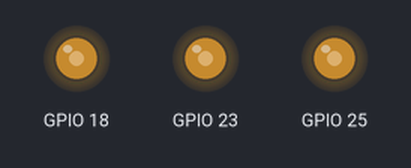
Bench run of a program on a simulated Raspberry Pi (BCM pin numbers). On the bench: output pins drawn as LEDs (lit = HIGH). What the program prints to the terminal is not drawn.

Above: at 9.05 s.
At 10.7 s:
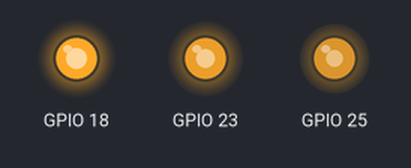
At 12.35 s:
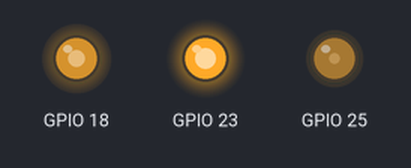
At 15.7 s:
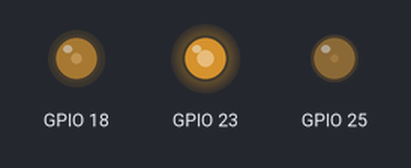
At 19.45 s:
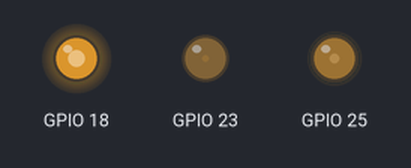
At 23.2 s:
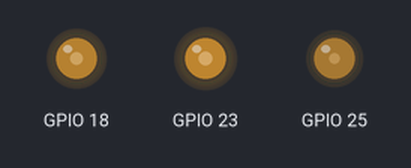
Timing chart, 0 to 27.8 s (numbered marks = the images above):
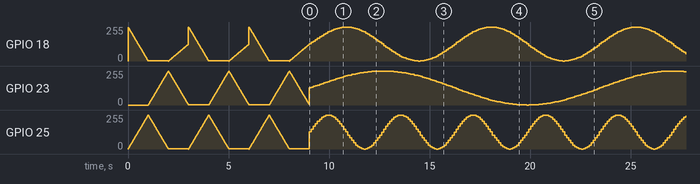

The program:

multi_led.py
```python
import RPi.GPIO as GPIO
import time
import math


class RGBled:
    def __init__(self, red, green, blue, hz=100):
        self.red = red
        self.green = green
        self.blue = blue
        self.hz = hz

        GPIO.setup (red, GPIO.OUT)
        GPIO.setup (green, GPIO.OUT)
        GPIO.setup (blue, GPIO.OUT)

        GPIO.output (red, GPIO.LOW)
        GPIO.output (green, GPIO.LOW)
        GPIO.output (blue, GPIO.LOW)

        self.red_pwm   = GPIO.PWM (red,   hz)
        self.green_pwm = GPIO.PWM (green, hz)
        self.blue_pwm  = GPIO.PWM (blue,  hz)

        # Start PWM with duty cycle 0 (off)
        self.blue_pwm.start(0)
        self.green_pwm.start(0)
        self.red_pwm.start(0)

    def __del__(self):
        self.blue_pwm.stop()
        self.green_pwm.stop()
        self.red_pwm.stop()


    def change_colors(self, dc_r, dc_g, dc_b, delay=0):
        '''Change the duty cycle of each LED's PWM to values specified
            If a value is None, the DC will remain unchanged
        '''

        if dc_r != None : self.red_pwm.ChangeDutyCycle(dc_r)
        if dc_g != None : self.green_pwm.ChangeDutyCycle(dc_g)
        if dc_b != None : self.blue_pwm.ChangeDutyCycle(dc_b)

        time.sleep (delay)

    def cycle_colors(self, delay=0.01):
        '''Cycle through different color combinations'''
        for i in range(100):
            self.change_colors(None, 100-i, i, delay=delay)

        for i in range(100):
            self.change_colors(i, None, 100-i, delay=delay)

        for i in range(100):
            self.change_colors(100-i, i/2, None, delay=delay)


    def PosSinWave(self, amplitude, angle, frequency):
        ''' Adapted from http://www.henryleach.com/2013/05/controlling-rgb-led-with-raspberry-pi.html
        '''
        #angle in degrees
        #creates a positive sin wave between 0 and amplitude*2
        return amplitude + (amplitude * math.sin(math.radians(angle)*frequency) )

    def change_colors_sin(self):
        try:
            while 1:
                for i in range(0, 720, 5):
                    self.change_colors( self.PosSinWave(50, i, 0.5),
                                        self.PosSinWave(50, i, 1),
                                        self.PosSinWave(50, i, 2),
                                        delay = 0.1 )

        except KeyboardInterrupt:
            pass

if __name__ == "__main__":
    GPIO.setmode (GPIO.BCM)

    led = RGBled(23, 18, 25)

    for i in range(3):
        led.cycle_colors(delay=0.01)

    print "Sin Wave"
    led.change_colors_sin()
    GPIO.cleanup()
```
